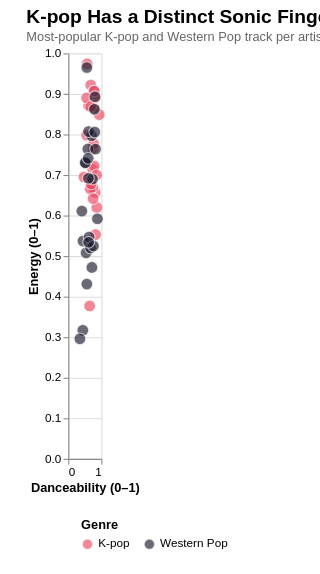

Source (Vega-Lite JSON):
### Vega-Lite specification from a JSON file in a GitHub repository (floating-point values rounded to 4 significant figures)
{"title": {"text": "K-pop Has a Distinct Sonic Fingerprint", "subtitle": "Most-popular K-pop and Western Pop track per artist (top 25 artists each, Spotify Kaggle dataset).", "anchor": "start", "fontSize": 18, "subtitleFontSize": 12, "subtitleColor": "#666"}, "width": "container", "height": 380, "autosize": {"type": "fit-x", "contains": "padding"}, "config": {"view": {"stroke": null}, "axis": {"labelFontSize": 11, "titleFontSize": 12}, "legend": {"orient": "bottom", "titleFontSize": 12, "labelFontSize": 11, "padding": 12, "offset": 12, "columns": 0}}, "data": {"values": [{"track": "After LIKE", "artist": "IVE", "popularity": 88, "duration_s": 177.0, "danceability": 0.68, "energy": 0.922, "valence": 0.799, "acousticness": 0.103, "speechiness": 0.121, "tempo": 125.0, "genre": "K-pop"}, {"track": "Shut Down", "artist": "BLACKPINK", "popularity": 87, "duration_s": 175.9, "danceability": 0.813, "energy": 0.657, "valence": 0.651, "acousticness": 0.00269, "speechiness": 0.0372, "tempo": 110.1, "genre": "K-pop"}, {"track": "Talk that Talk", "artist": "TWICE", "popularity": 86, "duration_s": 177.5, "danceability": 0.772, "energy": 0.907, "valence": 0.783, "acousticness": 0.136, "speechiness": 0.124, "tempo": 120.0, "genre": "K-pop"}, {"track": "Dynamite", "artist": "BTS", "popularity": 85, "duration_s": 199.1, "danceability": 0.746, "energy": 0.765, "valence": 0.737, "acousticness": 0.0112, "speechiness": 0.0993, "tempo": 114.0, "genre": "K-pop"}, {"track": "Rush Hour (Feat. j-hope of BTS)", "artist": "Crush", "popularity": 83, "duration_s": 177.3, "danceability": 0.738, "energy": 0.714, "valence": 0.74, "acousticness": 0.157, "speechiness": 0.249, "tempo": 95.03, "genre": "K-pop"}, {"track": "FEARLESS", "artist": "LE SSERAFIM", "popularity": 83, "duration_s": 168.4, "danceability": 0.863, "energy": 0.62, "valence": 0.432, "acousticness": 0.0508, "speechiness": 0.135, "tempo": 104.0, "genre": "K-pop"}, {"track": "CASE 143", "artist": "Stray Kids", "popularity": 82, "duration_s": 192.0, "danceability": 0.812, "energy": 0.89, "valence": 0.69, "acousticness": 0.0961, "speechiness": 0.209, "tempo": 100.0, "genre": "K-pop"}, {"track": "DICE", "artist": "NMIXX", "popularity": 82, "duration_s": 165.7, "danceability": 0.556, "energy": 0.798, "valence": 0.628, "acousticness": 0.0848, "speechiness": 0.254, "tempo": 131.1, "genre": "K-pop"}, {"track": "HOT", "artist": "SEVENTEEN", "popularity": 80, "duration_s": 197.6, "danceability": 0.765, "energy": 0.777, "valence": 0.64, "acousticness": 0.0539, "speechiness": 0.0399, "tempo": 111.9, "genre": "K-pop"}, {"track": "FOREVER 1", "artist": "Girls' Generation", "popularity": 79, "duration_s": 202.5, "danceability": 0.615, "energy": 0.871, "valence": 0.297, "acousticness": 0.0427, "speechiness": 0.0516, "tempo": 123.9, "genre": "K-pop"}, {"track": "MONEY", "artist": "LISA", "popularity": 78, "duration_s": 168.2, "danceability": 0.826, "energy": 0.553, "valence": 0.4, "acousticness": 0.163, "speechiness": 0.234, "tempo": 140.0, "genre": "K-pop"}, {"track": "Polaroid Love", "artist": "ENHYPEN", "popularity": 78, "duration_s": 184.6, "danceability": 0.738, "energy": 0.67, "valence": 0.651, "acousticness": 0.458, "speechiness": 0.0439, "tempo": 138.1, "genre": "K-pop"}, {"track": "Good Boy Gone Bad", "artist": "TOMORROW X TOGETHER", "popularity": 78, "duration_s": 191.0, "danceability": 0.475, "energy": 0.695, "valence": 0.552, "acousticness": 0.0159, "speechiness": 0.102, "tempo": 100.0, "genre": "K-pop"}, {"track": "SNEAKERS", "artist": "ITZY", "popularity": 78, "duration_s": 179.5, "danceability": 0.935, "energy": 0.849, "valence": 0.551, "acousticness": 0.0192, "speechiness": 0.0779, "tempo": 120.0, "genre": "K-pop"}, {"track": "New thing (Prod. ZICO) (Feat. Homies)", "artist": "ZICO", "popularity": 78, "duration_s": 147.4, "danceability": 0.775, "energy": 0.865, "valence": 0.663, "acousticness": 0.0453, "speechiness": 0.307, "tempo": 175.1, "genre": "K-pop"}, {"track": "Girls", "artist": "aespa", "popularity": 78, "duration_s": 240.4, "danceability": 0.57, "energy": 0.974, "valence": 0.65, "acousticness": 0.115, "speechiness": 0.325, "tempo": 172.0, "genre": "K-pop"}, {"track": "MORE", "artist": "j-hope", "popularity": 77, "duration_s": 180.0, "danceability": 0.783, "energy": 0.722, "valence": 0.306, "acousticness": 0.00537, "speechiness": 0.0357, "tempo": 97.03, "genre": "K-pop"}, {"track": "Psycho", "artist": "Red Velvet", "popularity": 75, "duration_s": 210.6, "danceability": 0.664, "energy": 0.666, "valence": 0.405, "acousticness": 0.193, "speechiness": 0.0446, "tempo": 140.0, "genre": "K-pop"}, {"track": "Love Shot", "artist": "EXO", "popularity": 74, "duration_s": 200.3, "danceability": 0.689, "energy": 0.678, "valence": 0.335, "acousticness": 0.0702, "speechiness": 0.119, "tempo": 145.9, "genre": "K-pop"}, {"track": "WA DA DA", "artist": "Kep1er", "popularity": 74, "duration_s": 183.7, "danceability": 0.785, "energy": 0.907, "valence": 0.685, "acousticness": 0.00122, "speechiness": 0.0938, "tempo": 126.0, "genre": "K-pop"}, {"track": "Guerrilla", "artist": "ATEEZ", "popularity": 74, "duration_s": 207.9, "danceability": 0.555, "energy": 0.89, "valence": 0.581, "acousticness": 0.00399, "speechiness": 0.132, "tempo": 182.0, "genre": "K-pop"}, {"track": "SOLO", "artist": "JENNIE", "popularity": 73, "duration_s": 169.6, "danceability": 0.752, "energy": 0.642, "valence": 0.388, "acousticness": 0.0861, "speechiness": 0.0869, "tempo": 95.04, "genre": "K-pop"}, {"track": "eight(Prod.&Feat. SUGA of BTS)", "artist": "IU", "popularity": 73, "duration_s": 167.6, "danceability": 0.676, "energy": 0.869, "valence": 0.594, "acousticness": 0.115, "speechiness": 0.0423, "tempo": 120.0, "genre": "K-pop"}, {"track": "Beatbox", "artist": "NCT DREAM", "popularity": 73, "duration_s": 205.1, "danceability": 0.857, "energy": 0.7, "valence": 0.773, "acousticness": 0.0411, "speechiness": 0.074, "tempo": 94.0, "genre": "K-pop"}, {"track": "Gone", "artist": "ROSÉ", "popularity": 72, "duration_s": 207.2, "danceability": 0.647, "energy": 0.377, "valence": 0.653, "acousticness": 0.594, "speechiness": 0.0375, "tempo": 79.94, "genre": "K-pop"}, {"track": "Unholy (feat. Kim Petras)", "artist": "Sam Smith", "popularity": 100, "duration_s": 156.9, "danceability": 0.714, "energy": 0.472, "valence": 0.238, "acousticness": 0.013, "speechiness": 0.0864, "tempo": 131.1, "genre": "Western Pop"}, {"track": "I'm Good (Blue)", "artist": "David Guetta", "popularity": 98, "duration_s": 175.2, "danceability": 0.561, "energy": 0.965, "valence": 0.304, "acousticness": 0.00383, "speechiness": 0.0343, "tempo": 128.0, "genre": "Western Pop"}, {"track": "Under The Influence", "artist": "Chris Brown", "popularity": 96, "duration_s": 184.6, "danceability": 0.733, "energy": 0.69, "valence": 0.31, "acousticness": 0.0635, "speechiness": 0.0427, "tempo": 117.0, "genre": "Western Pop"}, {"track": "I Ain't Worried", "artist": "OneRepublic", "popularity": 96, "duration_s": 148.5, "danceability": 0.704, "energy": 0.797, "valence": 0.825, "acousticness": 0.0826, "speechiness": 0.0475, "tempo": 140.0, "genre": "Western Pop"}, {"track": "As It Was", "artist": "Harry Styles", "popularity": 95, "duration_s": 167.3, "danceability": 0.52, "energy": 0.731, "valence": 0.662, "acousticness": 0.342, "speechiness": 0.0557, "tempo": 173.9, "genre": "Western Pop"}, {"track": "Glimpse of Us", "artist": "Joji", "popularity": 94, "duration_s": 233.5, "danceability": 0.44, "energy": 0.317, "valence": 0.268, "acousticness": 0.891, "speechiness": 0.0531, "tempo": 169.9, "genre": "Western Pop"}, {"track": "Sweater Weather", "artist": "The Neighbourhood", "popularity": 93, "duration_s": 240.4, "danceability": 0.612, "energy": 0.807, "valence": 0.398, "acousticness": 0.0495, "speechiness": 0.0336, "tempo": 124.1, "genre": "Western Pop"}, {"track": "Another Love", "artist": "Tom Odell", "popularity": 93, "duration_s": 244.4, "danceability": 0.445, "energy": 0.537, "valence": 0.131, "acousticness": 0.695, "speechiness": 0.04, "tempo": 122.8, "genre": "Western Pop"}, {"track": "Left and Right (Feat. Jung Kook of BTS)", "artist": "Charlie Puth", "popularity": 92, "duration_s": 154.5, "danceability": 0.881, "energy": 0.592, "valence": 0.719, "acousticness": 0.619, "speechiness": 0.0324, "tempo": 101.1, "genre": "Western Pop"}, {"track": "Calm Down (with Selena Gomez)", "artist": "Rema", "popularity": 92, "duration_s": 239.3, "danceability": 0.801, "energy": 0.806, "valence": 0.802, "acousticness": 0.382, "speechiness": 0.0381, "tempo": 107.0, "genre": "Western Pop"}, {"track": "Blinding Lights", "artist": "The Weeknd", "popularity": 91, "duration_s": 200.0, "danceability": 0.514, "energy": 0.73, "valence": 0.334, "acousticness": 0.00146, "speechiness": 0.0598, "tempo": 171.0, "genre": "Western Pop"}, {"track": "MIDDLE OF THE NIGHT", "artist": "Elley Duhé", "popularity": 90, "duration_s": 184.4, "danceability": 0.41, "energy": 0.611, "valence": 0.0899, "acousticness": 0.0228, "speechiness": 0.0467, "tempo": 185.7, "genre": "Western Pop"}, {"track": "Dandelions", "artist": "Ruth B.", "popularity": 90, "duration_s": 233.7, "danceability": 0.609, "energy": 0.692, "valence": 0.454, "acousticness": 0.0157, "speechiness": 0.0259, "tempo": 117.0, "genre": "Western Pop"}, {"track": "Until I Found You", "artist": "Stephen Sanchez", "popularity": 90, "duration_s": 177.7, "danceability": 0.539, "energy": 0.508, "valence": 0.227, "acousticness": 0.727, "speechiness": 0.0288, "tempo": 101.4, "genre": "Western Pop"}, {"track": "Running Up That Hill (A Deal With God)", "artist": "Kate Bush", "popularity": 90, "duration_s": 298.9, "danceability": 0.629, "energy": 0.547, "valence": 0.197, "acousticness": 0.72, "speechiness": 0.055, "tempo": 108.4, "genre": "Western Pop"}, {"track": "lovely (with Khalid)", "artist": "Billie Eilish", "popularity": 89, "duration_s": 200.2, "danceability": 0.351, "energy": 0.296, "valence": 0.12, "acousticness": 0.934, "speechiness": 0.0333, "tempo": 115.3, "genre": "Western Pop"}, {"track": "STAY (with Justin Bieber)", "artist": "The Kid LAROI", "popularity": 89, "duration_s": 141.8, "danceability": 0.591, "energy": 0.764, "valence": 0.478, "acousticness": 0.0383, "speechiness": 0.0483, "tempo": 169.9, "genre": "Western Pop"}, {"track": "One Kiss (with Dua Lipa)", "artist": "Calvin Harris", "popularity": 89, "duration_s": 214.8, "danceability": 0.791, "energy": 0.862, "valence": 0.592, "acousticness": 0.037, "speechiness": 0.11, "tempo": 124.0, "genre": "Western Pop"}, {"track": "Night Changes", "artist": "One Direction", "popularity": 88, "duration_s": 226.6, "danceability": 0.672, "energy": 0.52, "valence": 0.37, "acousticness": 0.859, "speechiness": 0.0353, "tempo": 120.0, "genre": "Western Pop"}, {"track": "Ghost", "artist": "Justin Bieber", "popularity": 88, "duration_s": 153.2, "danceability": 0.601, "energy": 0.741, "valence": 0.441, "acousticness": 0.185, "speechiness": 0.0478, "tempo": 154.0, "genre": "Western Pop"}, {"track": "Woman", "artist": "Doja Cat", "popularity": 88, "duration_s": 172.6, "danceability": 0.824, "energy": 0.764, "valence": 0.881, "acousticness": 0.0888, "speechiness": 0.0854, "tempo": 108.0, "genre": "Western Pop"}, {"track": "Heat Waves", "artist": "Glass Animals", "popularity": 88, "duration_s": 238.8, "danceability": 0.761, "energy": 0.525, "valence": 0.531, "acousticness": 0.44, "speechiness": 0.0944, "tempo": 80.87, "genre": "Western Pop"}, {"track": "Bad Habits", "artist": "Ed Sheeran", "popularity": 88, "duration_s": 230.7, "danceability": 0.807, "energy": 0.893, "valence": 0.537, "acousticness": 0.0451, "speechiness": 0.0347, "tempo": 126.0, "genre": "Western Pop"}, {"track": "drivers license", "artist": "Olivia Rodrigo", "popularity": 88, "duration_s": 242.0, "danceability": 0.561, "energy": 0.431, "valence": 0.137, "acousticness": 0.768, "speechiness": 0.0578, "tempo": 143.9, "genre": "Western Pop"}, {"track": "Don’t Blame Me", "artist": "Taylor Swift", "popularity": 88, "duration_s": 236.4, "danceability": 0.615, "energy": 0.534, "valence": 0.193, "acousticness": 0.106, "speechiness": 0.0386, "tempo": 135.9, "genre": "Western Pop"}]}, "mark": {"type": "circle", "size": 120, "opacity": 0.65, "stroke": "white", "strokeWidth": 1}, "encoding": {"x": {"field": "danceability", "type": "quantitative", "title": "Danceability (0–1)", "scale": {"domain": [0, 1]}}, "y": {"field": "energy", "type": "quantitative", "title": "Energy (0–1)", "scale": {"domain": [0, 1]}}, "color": {"field": "genre", "type": "nominal", "title": "Genre", "scale": {"domain": ["K-pop", "Western Pop"], "range": ["#e94560", "#1a1a2e"]}, "legend": {"orient": "bottom"}}, "tooltip": [{"field": "track", "title": "Track"}, {"field": "artist", "title": "Artist"}, {"field": "genre", "title": "Genre"}, {"field": "danceability", "title": "Danceability", "format": ".2f"}, {"field": "energy", "title": "Energy", "format": ".2f"}]}, "$schema": "https://vega.github.io/schema/vega-lite/v5.json", "padding": {"left": 24, "right": 24, "top": 8, "bottom": 8}}
